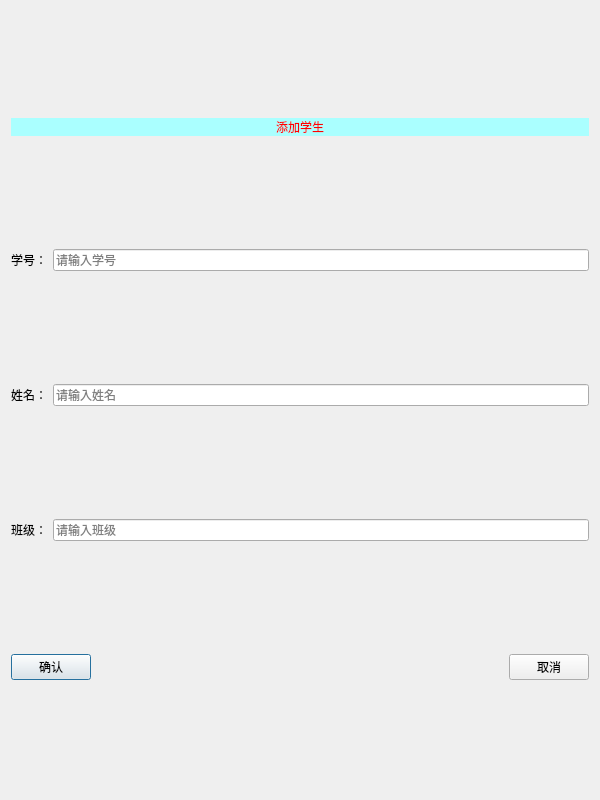
<?xml version="1.0" encoding="UTF-8"?>
<ui version="4.0">
 <class>Add_person</class>
 <widget class="QDialog" name="Add_person">
  <property name="geometry">
   <rect>
    <x>0</x>
    <y>0</y>
    <width>600</width>
    <height>800</height>
   </rect>
  </property>
  <property name="minimumSize">
   <size>
    <width>600</width>
    <height>800</height>
   </size>
  </property>
  <property name="maximumSize">
   <size>
    <width>600</width>
    <height>800</height>
   </size>
  </property>
  <property name="windowTitle">
   <string>添加学生</string>
  </property>
  <layout class="QVBoxLayout" name="verticalLayout">
   <item>
    <widget class="QLabel" name="label">
     <property name="sizePolicy">
      <sizepolicy hsizetype="Preferred" vsizetype="Fixed">
       <horstretch>0</horstretch>
       <verstretch>0</verstretch>
      </sizepolicy>
     </property>
     <property name="styleSheet">
      <string notr="true">font: 30pt &quot;微软雅黑&quot;;
color: rgb(255, 0, 0);
background-color: rgb(170, 255, 255);</string>
     </property>
     <property name="text">
      <string>添加学生</string>
     </property>
     <property name="alignment">
      <set>Qt::AlignCenter</set>
     </property>
    </widget>
   </item>
   <item>
    <layout class="QHBoxLayout" name="horizontalLayout">
     <item>
      <widget class="QLabel" name="label_2">
       <property name="styleSheet">
        <string notr="true">font: 14pt &quot;微软雅黑&quot;;</string>
       </property>
       <property name="text">
        <string>学号：</string>
       </property>
      </widget>
     </item>
     <item>
      <widget class="QLineEdit" name="le_acc">
       <property name="styleSheet">
        <string notr="true">font: 14pt &quot;微软雅黑&quot;;</string>
       </property>
       <property name="placeholderText">
        <string>请输入学号</string>
       </property>
       <property name="clearButtonEnabled">
        <bool>true</bool>
       </property>
      </widget>
     </item>
    </layout>
   </item>
   <item>
    <layout class="QHBoxLayout" name="horizontalLayout_2">
     <item>
      <widget class="QLabel" name="label_3">
       <property name="styleSheet">
        <string notr="true">font: 14pt &quot;微软雅黑&quot;;</string>
       </property>
       <property name="text">
        <string>姓名：</string>
       </property>
      </widget>
     </item>
     <item>
      <widget class="QLineEdit" name="le_pwd">
       <property name="styleSheet">
        <string notr="true">font: 14pt &quot;微软雅黑&quot;;</string>
       </property>
       <property name="placeholderText">
        <string>请输入姓名</string>
       </property>
       <property name="clearButtonEnabled">
        <bool>true</bool>
       </property>
      </widget>
     </item>
    </layout>
   </item>
   <item>
    <layout class="QHBoxLayout" name="horizontalLayout_3">
     <item>
      <widget class="QLabel" name="label_4">
       <property name="styleSheet">
        <string notr="true">font: 14pt &quot;微软雅黑&quot;;</string>
       </property>
       <property name="text">
        <string>班级：</string>
       </property>
      </widget>
     </item>
     <item>
      <widget class="QLineEdit" name="le_name">
       <property name="styleSheet">
        <string notr="true">font: 14pt &quot;微软雅黑&quot;;</string>
       </property>
       <property name="placeholderText">
        <string>请输入班级</string>
       </property>
       <property name="clearButtonEnabled">
        <bool>true</bool>
       </property>
      </widget>
     </item>
    </layout>
   </item>
   <item>
    <layout class="QHBoxLayout" name="horizontalLayout_4">
     <item>
      <widget class="QPushButton" name="btn_ok">
       <property name="styleSheet">
        <string notr="true">font: 14pt &quot;微软雅黑&quot;;</string>
       </property>
       <property name="text">
        <string>确认</string>
       </property>
      </widget>
     </item>
     <item>
      <spacer name="horizontalSpacer">
       <property name="orientation">
        <enum>Qt::Horizontal</enum>
       </property>
       <property name="sizeHint" stdset="0">
        <size>
         <width>40</width>
         <height>20</height>
        </size>
       </property>
      </spacer>
     </item>
     <item>
      <widget class="QPushButton" name="btn_cancel">
       <property name="styleSheet">
        <string notr="true">font: 14pt &quot;微软雅黑&quot;;</string>
       </property>
       <property name="text">
        <string>取消</string>
       </property>
      </widget>
     </item>
    </layout>
   </item>
  </layout>
 </widget>
 <resources/>
 <connections/>
</ui>
